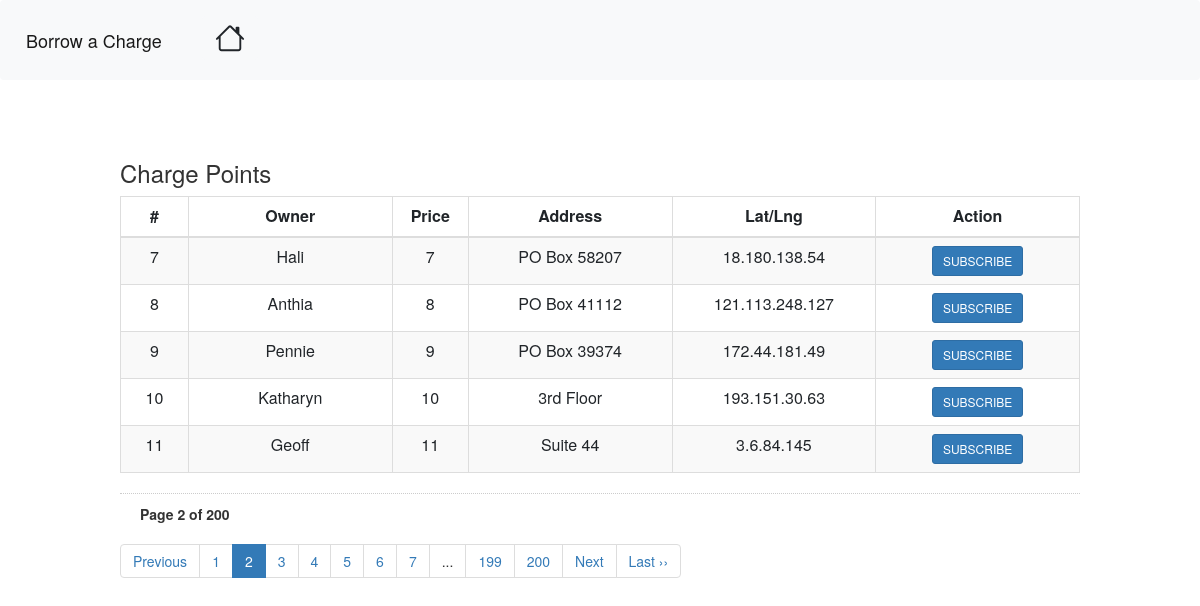
Page /views/chargepoints.php?page_no=2 (signed in) on the committed database.
### tables this page shows
CREATE TABLE `users` (
  `ID` int(255) NOT NULL,
  `email` varchar(255) NOT NULL,
  `name` varchar(255) NOT NULL,
  `password` varchar(255) NOT NULL,
  `usertype` varchar(255) NOT NULL,
  `address` varchar(255) NOT NULL,
  `coordinates` varchar(255) NOT NULL,
  `price` varchar(255) NOT NULL
);

### views/chargepoints.php (the view, shortened to what this page needs)
<link rel="stylesheet" href="https://cdn.jsdelivr.net/npm/bootstrap@4.3.1/dist/css/bootstrap.min.css">
<nav class="navbar navbar-expand-lg navbar-light bg-light">
  <a class="navbar-brand" href="#">Borrow a Charge</a>
  <div class="collapse navbar-collapse" id="navbarSupportedContent">
    <ul class="navbar-nav mr-auto">
      <li class="nav-item">
      <form action="../triggerController.php" method ="POST">
        <button class="btn btn-light mt-3" type="submit" name="back" >
</button>
</form>
      </li>
    </ul>
  </div>
</nav>
<html>
<head>
<link rel="stylesheet" href="css/bootstrap.min.css">
</head>
<body>
<div style="width:80%; margin:0 auto;">
<h3>Charge Points</h3>
<table class="table table-striped table-bordered">
<thead>
<tr>
<th style='width:50px;'><center>#</center></th>
<th style='width:150px;'><center>Owner</center></th>
<th style='width:50px;'><center>Price</center></th>
<th style='width:150px;'><center>Address</center></th>
<th style='width:150px;'><center>Lat/Lng</center></th>
<th style='width:150px;'><center>Action</center></th>
</tr>
</thead>
<tbody>
<?php
 $database= new mysqli("localhost","root","","borrow");
if (isset($_GET['page_no']) && $_GET['page_no']!="") {
	$page_no = $_GET['page_no'];
	} else {
		$page_no = 1;
        }
	$total_records_per_page = 5;
    $offset = ($page_no-1) * $total_records_per_page;
	$previous_page = $page_no - 1;
	$next_page = $page_no + 1;
	$result_count = mysqli_query($database,"SELECT COUNT(*) As total_records FROM `users` WHERE usertype='owner'");
	$total_records = mysqli_fetch_array($result_count);
	$total_records = $total_records['total_records'];
    $total_no_of_pages = ceil($total_records / $total_records_per_page);
	$second_last = $total_no_of_pages - 1;
    $result = mysqli_query($database,"SELECT * FROM `users` WHERE usertype='owner'  LIMIT $offset, $total_records_per_page");
    while($row = mysqli_fetch_array($result)){
		echo "<tr>
			  <td><center>".$row['ID']." </center></td>
			  <td><center>".$row['name']."</center></td>
	 		  <td><center>".$row['price']."</center></td>
		   	  <td><center>".$row['address']."</center></td>
		   	  <td><center>".$row['coordinates']."</center></td>
		   	  <td>  <form action='../subscribe.php' method='POST' class='d-inline'>
			  <center>
			  <button type='submit' name='subscribe' value=".$row['ID']." class='btn btn-primary btn-sm'>SUBSCRIBE</button>
			  </center>
			 </form></td>
		   	  </tr>";
        }
    ?>
</tbody>
</table>
<div style='padding: 10px 20px 0px; border-top: dotted 1px #CCC;'>
<strong>Page <?php echo $page_no." of ".$total_no_of_pages; ?></strong>
</div>
<ul class="pagination">
	<li <?php if($page_no <= 1){ echo "class='disabled'"; } ?>>
	<a <?php if($page_no > 1){ echo "href='?page_no=$previous_page'"; } ?>>Previous</a>
	</li>
    <?php
	if ($total_no_of_pages <= 10){
		for ($counter = 1; $counter <= $total_no_of_pages; $counter++){
			if ($counter == $page_no) {
		   echo "<li class='active'><a>$counter</a></li>";
				}else{
           echo "<li><a href='?page_no=$counter'>$counter</a></li>";
				}
        }
	}
	elseif($total_no_of_pages > 10){
	if($page_no <= 4) {
	 for ($counter = 1; $counter < 8; $counter++){
			if ($counter == $page_no) {
		   echo "<li class='active'><a>$counter</a></li>";
				}else{
           echo "<li><a href='?page_no=$counter'>$counter</a></li>";
				}
        }
		echo "<li><a>...</a></li>";
		echo "<li><a href='?page_no=$second_last'>$second_last</a></li>";
		echo "<li><a href='?page_no=$total_no_of_pages'>$total_no_of_pages</a></li>";
            }
	}
?>
	<li <?php if($page_no >= $total_no_of_pages){ echo "class='disabled'"; } ?>>
	<a <?php if($page_no < $total_no_of_pages) { echo "href='?page_no=$next_page'"; } ?>>Next</a>
	</li>
    <?php if($page_no < $total_no_of_pages){
		echo "<li><a href='?page_no=$total_no_of_pages'>Last &rsaquo;&rsaquo;</a></li>";
		} ?>
</ul>
<br /><br />
</div>
</body>
</html>

### rows in the picture
users: ID "7", name "Hali", price "7", address "PO Box 58207", coordinates "18.180.138.54"
users: ID "8", name "Anthia", price "8", address "PO Box 41112", coordinates "121.113.248.127"
users: ID "9", name "Pennie", price "9", address "PO Box 39374", coordinates "172.44.181.49"
users: ID "10", name "Katharyn", price "10", address "3rd Floor", coordinates "193.151.30.63"
users: ID "11", name "Geoff", price "11", address "Suite 44", coordinates "3.6.84.145"

### other values in the picture
$page_no "2"
$total_no_of_pages "200"
$second_last "199"
